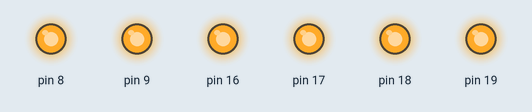
Recording of a sketch running on a simulated Arduino Uno, built with avr-gcc and run on an emulated ATmega328P. On the bench: output pins drawn as LEDs (lit = HIGH).

Above: at 0.05 s.
At 2.75 s:
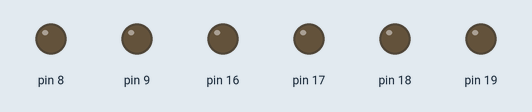
Timing chart, 0 to 3.0 s (numbered marks = the images above):
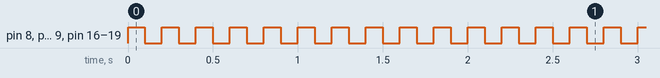

The sketch:

ledFlick.ino
```cpp
/*
  LED Flick
  Welcome to robotics

  By Society of Robotics and Automation, VJTI
*/

/** Put your setup code here, to run once
 *  setup() is called automatically once every time bot is reset or started.
 *  It is usually used to do all initialization.
 */
void setup() {
  //Port Initialization - DDRX controls the input/output status of port X.
  DDRC  = 0b11111100;     //C7 C6 C5 C4 C3 C2 are declared as output and C1 C0 are declared as input.
  DDRB  = 0b00000011;     //B0 B1 are declared as output and B7 B6 B5 B4 B3 B2 are declared as input.
}

/** Put your main code here which you want to run repeatedly
 *  loop() is function which is called again and again infinitely.
 *  It is called automatically after the setup() function finishes execution.
 */
void loop() {
  ledFlick();             // The function ledFlick() is called and since it is in loop() it repeats infinitely.
}

/** This function turns all the LEDs on and then off only once.
 */
void ledFlick()
{
  PORTC |= 0b11111100;     //C7 C6 C5 C4 C3 C2 are set high(on). Whereas C1 C0 are as it is.
  PORTB |= 0b00000011;     //B0 B1 are set high(on). Whereas B7 B6 B5 B4 B3 B2 are as it is.
  delay(100);              //100ms delay so that the flick is visible.
  PORTC &= 0b00000011;     //C7 C6 C5 C4 C3 C2 are set low(off). Whereas C1 C0 are as it is.
  PORTB &= 0b11111100;     //B0 B1 are set low(off). Whereas B7 B6 B5 B4 B3 B2 are as it is.
  delay(100);
}
```

Measured:
- by itself, pin 8, pin 9, pin 16–19: alternates HIGH for 0.10 s and LOW for 0.10 s
